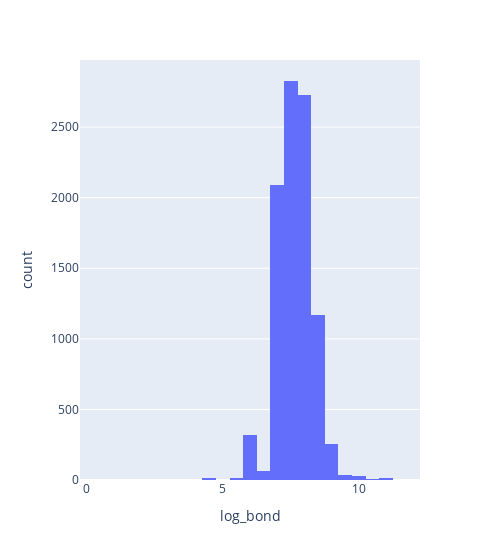
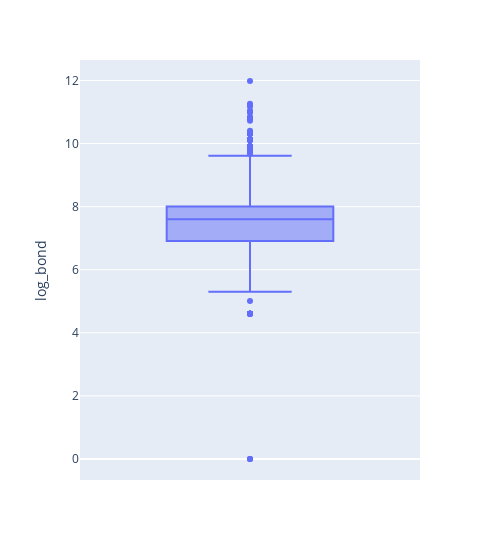

Here is the notebook cell these charts were saved with, in order:
### Code cell
import plotly.express as px

#px.bar( df = tdf, x = 'Defendant_AgeGroup', )

fig = px.histogram(tdf,x='log_bond', nbins = 50, width = 500)
fig.show()

fig = px.box(tdf, y = 'log_bond', width = 500)
fig.show()

### Figure 1 — Plotly figure (JSON) as saved in the notebook; plotly's stock layout.template omitted (floating-point values rounded to 4 significant figures; data arrays with more than 128 entries replaced by an {"elided": "..."} marker saying what was removed)
{"data": [{"alignmentgroup": "True", "bingroup": "x", "hovertemplate": "log_bond=%{x}<br>count=%{y}<extra></extra>", "legendgroup": "", "marker": {"color": "#636efa", "pattern": {"shape": ""}}, "name": "", "nbinsx": 50, "offsetgroup": "", "orientation": "v", "showlegend": false, "type": "histogram", "x": {"elided": "22986 float values"}, "xaxis": "x", "yaxis": "y"}], "layout": {"barmode": "relative", "legend": {"tracegroupgap": 0}, "margin": {"t": 60}, "width": 500, "xaxis": {"anchor": "y", "domain": [0, 1], "title": {"text": "log_bond"}}, "yaxis": {"anchor": "x", "domain": [0, 1], "title": {"text": "count"}}}}

### Figure 2 — Plotly figure (JSON) as saved in the notebook; plotly's stock layout.template omitted (floating-point values rounded to 4 significant figures; data arrays with more than 128 entries replaced by an {"elided": "..."} marker saying what was removed)
{"data": [{"alignmentgroup": "True", "hovertemplate": "log_bond=%{y}<extra></extra>", "legendgroup": "", "marker": {"color": "#636efa"}, "name": "", "notched": false, "offsetgroup": "", "orientation": "v", "showlegend": false, "type": "box", "x0": " ", "xaxis": "x", "y": {"elided": "22986 float values"}, "y0": " ", "yaxis": "y"}], "layout": {"boxmode": "group", "legend": {"tracegroupgap": 0}, "margin": {"t": 60}, "width": 500, "xaxis": {"anchor": "y", "domain": [0, 1]}, "yaxis": {"anchor": "x", "domain": [0, 1], "title": {"text": "log_bond"}}}}
